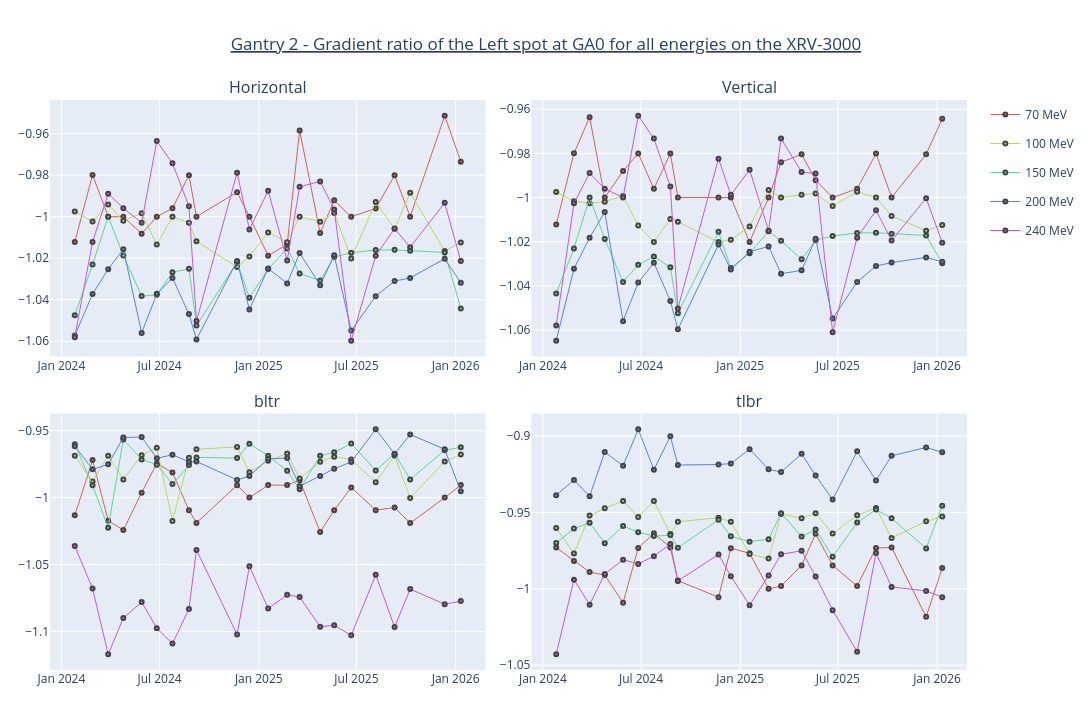

The code cell stored with this chart in its notebook:
### Markdown cell above
- Testing for XRV3000

### Code cell
plotly_one_pos(sub_df, "Left", "Gantry 2", "XRV-3000", 0, "2026-01-01", 24)
